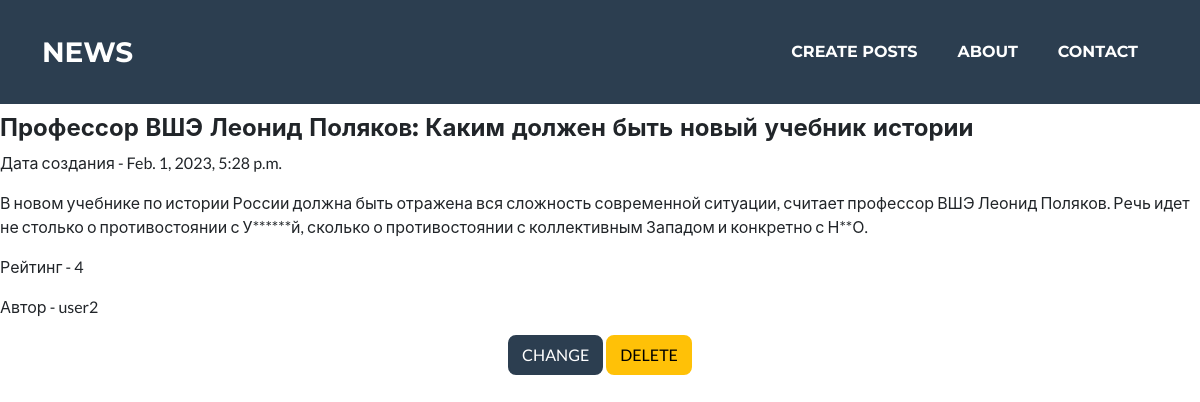
Page /news/4 on the committed database.
### NewsPortal/models.py (models this page shows, shortened)
class Post(models.Model):
    date = models.DateTimeField(auto_now_add=True)
    headline = models.CharField(max_length=255, unique=True)
    content = models.TextField()
    post_rating = models.IntegerField(default=0)
    position = models.CharField(max_length=2, choices=POSITIONS, default=news)
    author = models.ForeignKey(Author, on_delete=models.CASCADE)
    categories = models.ManyToManyField(Category, through="PostCategory")

class Author(models.Model):
    person = models.OneToOneField(User, on_delete=models.CASCADE)
    user_rating = models.IntegerField(default=0)
    def __str__(self):
        return f'{self.person.username}'

### NewsPortal/views.py (the view)
# urls.py: path('<int:pk>', PostsDetail.as_view(), name='post_detail'),
class PostsDetail(DetailView):
    model = Post
    template_name = 'post.html'
    context_object_name = 'post'

### templates/post.html (shortened to what this page needs)
{% extends 'flatpages/default.html' %}
{% load custom_filters %}
{% block content %}
<h4>{{ post.headline }} </h4>
<p>Дата создания - {{ post.date }} </p>
<p>{{ post.content|censor }} </p>
<p>Рейтинг - {{ post.post_rating }} </p>
<p>Автор - {{ post.author }} </p>
<p>
    <div class="col text-center">
    <a href="{% url 'post_update' pk=post.pk %}" class="btn btn-secondary">CHANGE</a>
    <a href="{% url 'post_delete' pk=post.pk %}" class="btn btn-warning">DELETE</a>
</div>
</p>
{% endblock content %}

### rows in the picture
Post: headline "Профессор ВШЭ Леонид Поляков: Каким должен быть новый учебник истории", date "Feb. 1, 2023, 5:28 p.m.", content|censor "В новом учебнике по истории России должна быть отражена вся сложность современной ситуации, считает профессор ВШЭ Леонид Поляков. Речь идет не столько о противостоянии с У******й, сколько о противостоянии с коллективным Западом и конкретно с Н**О.", post_rating "4", author "user2"
